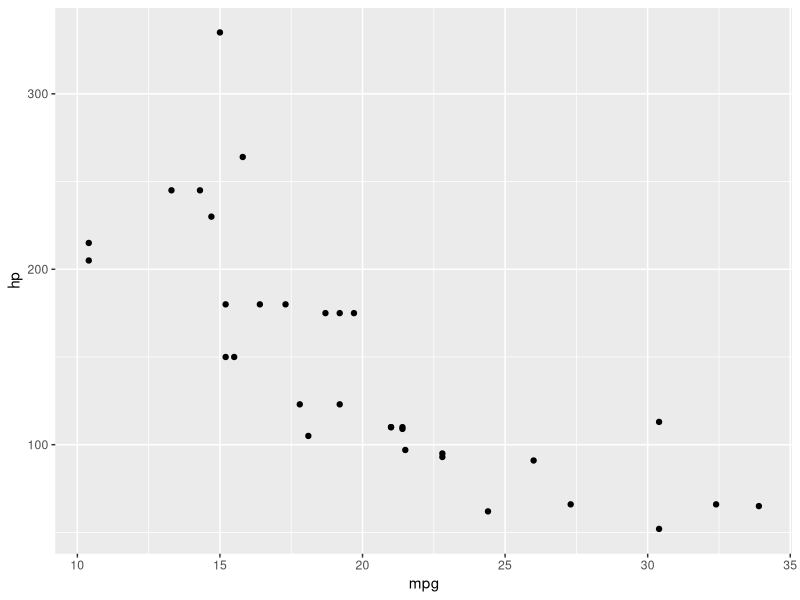
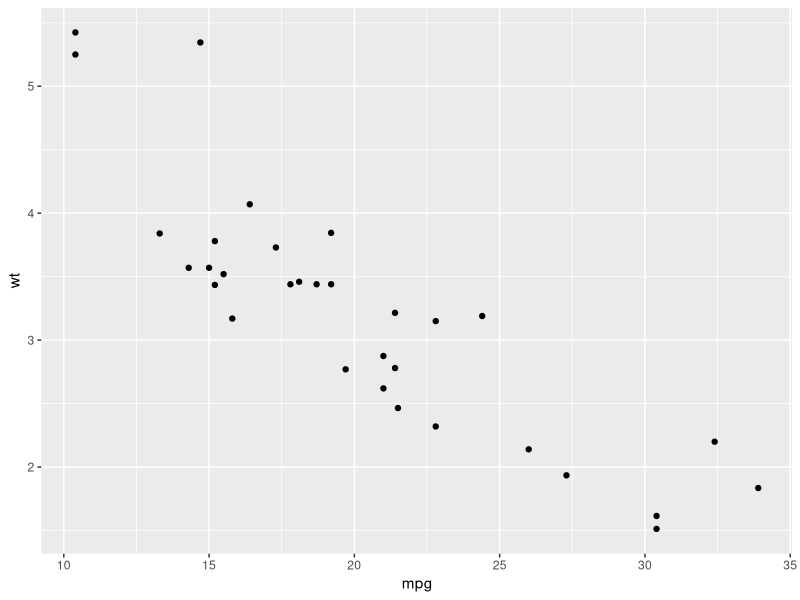
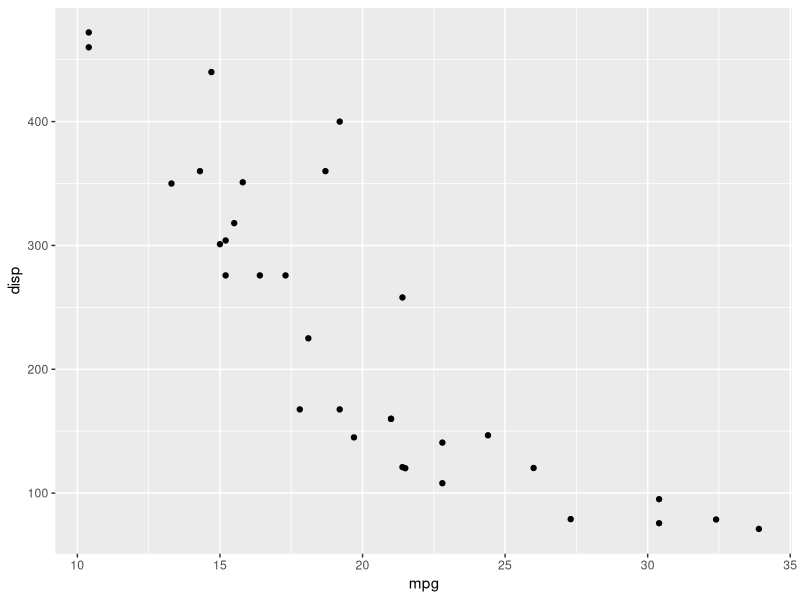
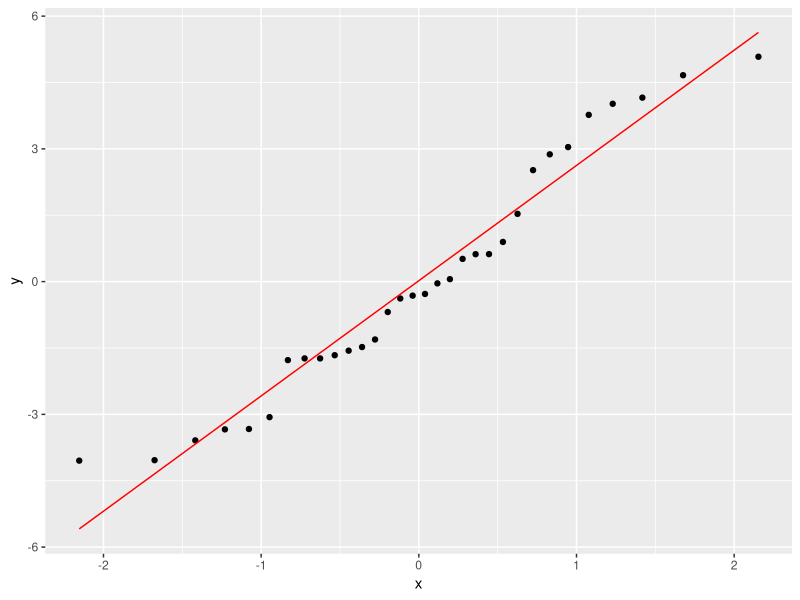
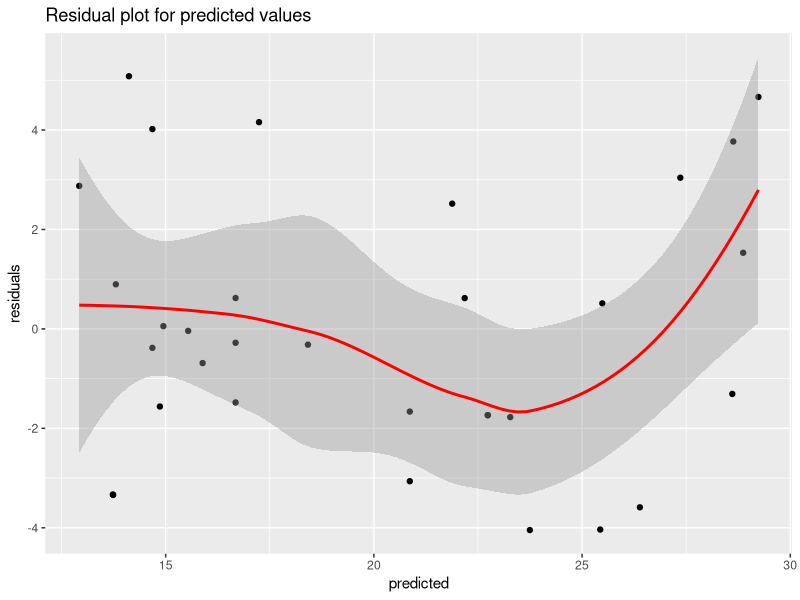
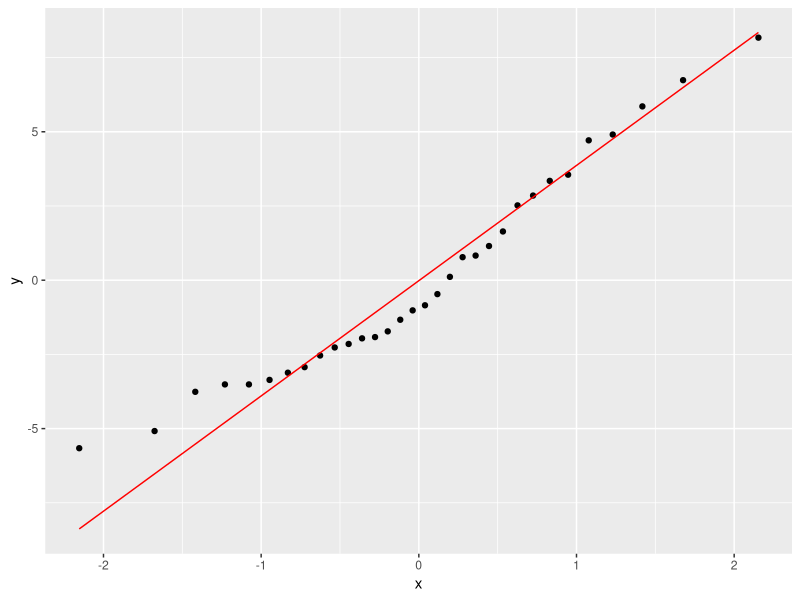
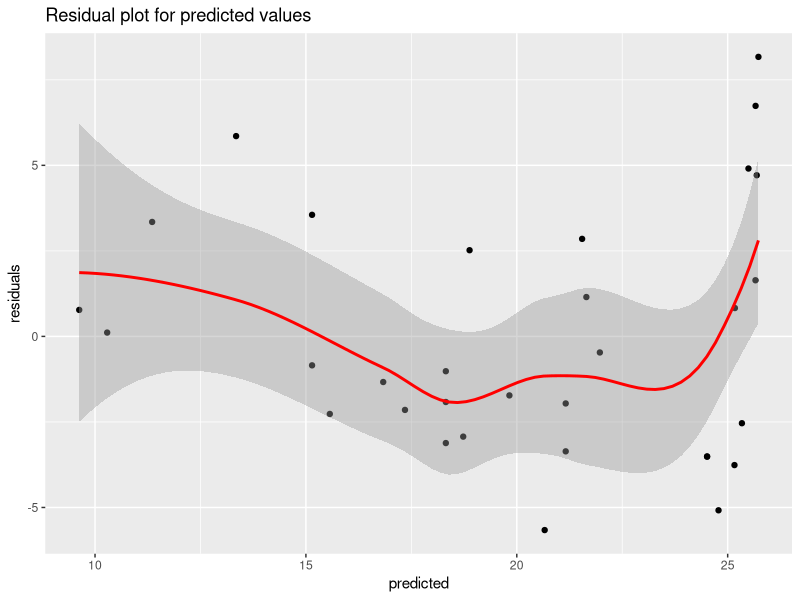

Write the R code that produced these figures, in order.
## ---- chunk 1
knitr::opts_chunk$set(echo = TRUE)
library(tidyverse)
## ---- chunk 2
data(mtcars)
head(mtcars)
## ---- chunk 3
mtcars %>%
  ggplot(aes(x=mpg, y=hp)) +
  geom_point()
mtcars %>%
  ggplot(aes(x=mpg, y=wt)) +
  geom_point()
mtcars %>%
  ggplot(aes(x=mpg, y=disp)) +
  geom_point()
## ---- chunk 4
lm_1<- lm(data=mtcars,mpg ~ I(disp^2)+am+(disp*am))
summary(lm_1)
## ---- chunk 5
lm_1 %>%
  ggplot(aes(sample = resid(lm_1))) +
  stat_qq() +
  stat_qq_line(color="red")

lm_1 %>%
  ggplot(aes(x=fitted(lm_1), y=resid(lm_1))) +
  geom_point() + 
  geom_smooth(method = "loess", color="red") +
  labs(x="predicted",
       y="residuals",
       title="Residual plot for predicted values")
## ---- chunk 6
lm_2<- lm(data=mtcars,mpg ~ I(disp^2)+am)
summary(lm_2)
## ---- chunk 7
lm_2 %>%
  ggplot(aes(sample = resid(lm_2))) +
  stat_qq() +
  stat_qq_line(color="red")

lm_2 %>%
  ggplot(aes(x=fitted(lm_2), y=resid(lm_2))) +
  geom_point() + 
  geom_smooth(method = "loess", color="red") +
  labs(x="predicted",
       y="residuals",
       title="Residual plot for predicted values")
